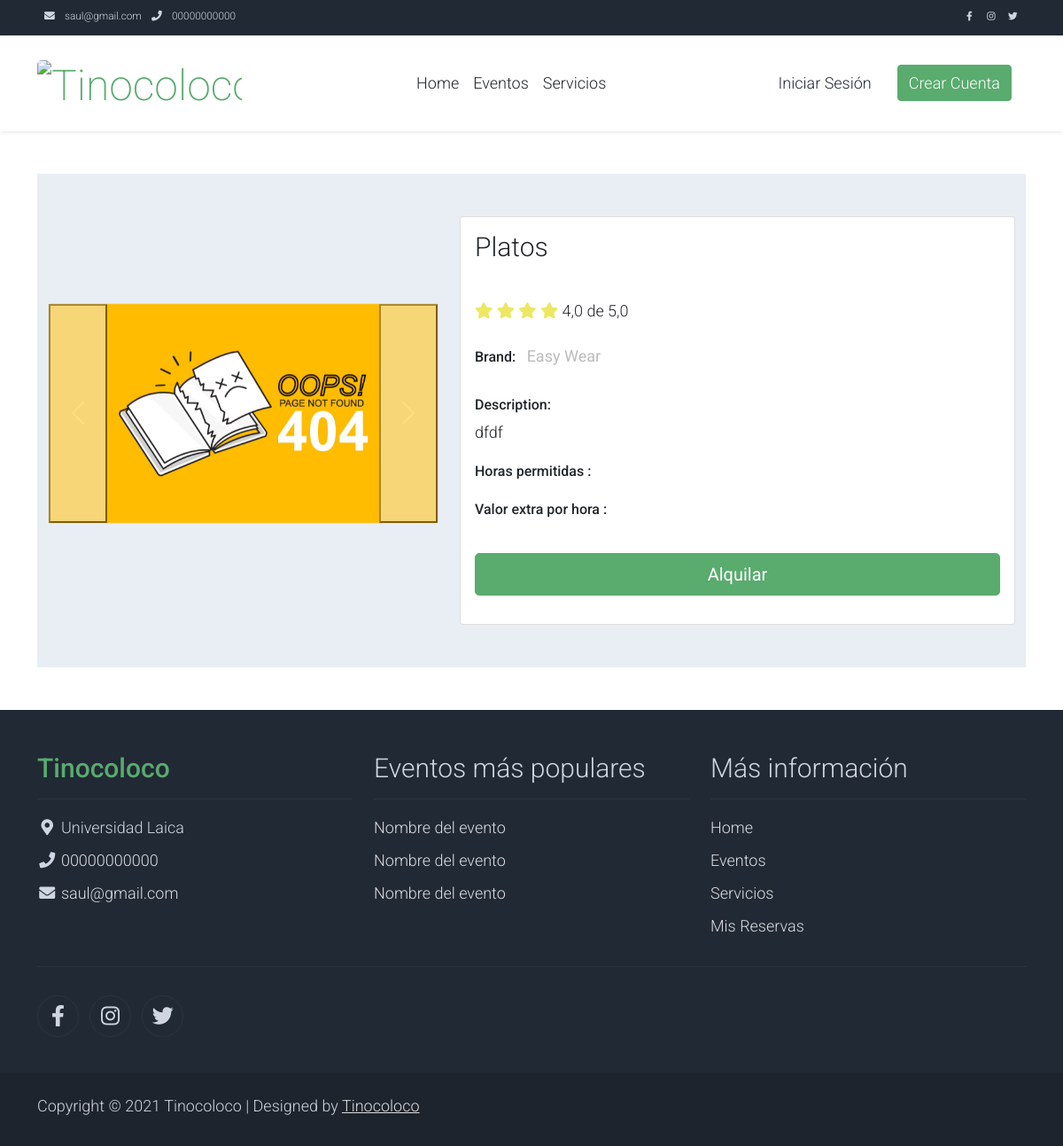
The app's page /servicios/1/ with its own data.
### negocio/models.py (models this page shows, shortened)
class ConfiguracionNegocio(models.Model):
    class Meta:
        verbose_name = "Configuración del Negocio"
        verbose_name_plural = "Configuraciones del Negocio"
    nombre = models.CharField(max_length=100, verbose_name="Nombre")
    logo = CloudinaryField("Logo", blank=True, null=True)
    direccion = models.CharField(max_length=200, verbose_name="Dirección")
    correo = models.EmailField(verbose_name="Correo Electrónico")
    telefono = models.CharField(max_length=15, verbose_name="Teléfono")
    pagina_web = models.URLField(blank=True, null=True, verbose_name="Página Web")
    red_social_facebook = models.URLField(
        blank=True, null=True, verbose_name="Red Social Facebook"
    )
    red_social_x = models.URLField(blank=True, null=True, verbose_name="Red Social X")
    red_social_instagram = models.URLField(
        blank=True, null=True, verbose_name="Red Social Instagram"
    )
    nombre_banco = models.CharField(max_length=50, verbose_name="Nombre del Banco")
    tipo_cuenta = models.CharField(max_length=20, verbose_name="Tipo de Cuenta")
    numero_cuenta = models.CharField(max_length=20, verbose_name="Número de Cuenta")
    objects = ConfiguracionNegocioManager()

### servicios/models/foto_servicio.py (models this page shows, shortened)
class FotoServicio(models.Model):
    class Meta:
        verbose_name = "Foto de Servicio"
        verbose_name_plural = "Fotos de Servicios"
    servicio = models.ForeignKey(
        Servicio,
        on_delete=models.CASCADE,
        related_name="fotos",
        verbose_name="Servicio",
    )
    foto = CloudinaryField("Foto")
    descripcion = models.TextField(blank=True, null=True, verbose_name="Descripción")
    fecha_publicacion = models.DateTimeField(
        auto_now_add=True, verbose_name="Fecha de Publicación"
    )
    numero_likes = models.IntegerField(default=0, verbose_name="Número de Likes")

### servicios/models/servicio.py (models this page shows, shortened)
class Servicio(models.Model):
    agregado_por = models.ForeignKey(
        User, on_delete=models.CASCADE, related_name="servicios"
    )
    nombre = models.CharField(max_length=100)
    descripcion = models.CharField(max_length=500)
    valor_unidad = models.FloatField()
    vigencia = models.BooleanField(default=True)
    descripcion_unidad = models.CharField(max_length=500)
    fecha_actualizacion_precio = models.DateTimeField(auto_now_add=True)

### eventos/models/evento.py (models this page shows)
class Evento(models.Model):
    class Meta:
        verbose_name = 'Evento'
        verbose_name_plural = 'Eventos'
    nombre = models.CharField(max_length=100, default='Nombre del evento', verbose_name='Nombre')
    descripcion = models.CharField(max_length=500, default='Descripción del evento', verbose_name='Descripción')
    valor_referencial = models.FloatField(default=0.0, verbose_name='Valor Referencial')
    numero_horas_permitidas = models.IntegerField(default=0, verbose_name='Número de Horas Permitidas')
    valor_extra_hora = models.FloatField(default=0.0, verbose_name='Valor Extra por Hora')
    tipo_evento = models.ForeignKey(TipoEvento, on_delete=models.CASCADE, verbose_name='Tipo de Evento')
    def __str__(self) -> str:
        return f"{self.nombre}"

### servicios/views.py (the view)
# urls.py: path("<int:id>/", views.servicio_detalle, name="servicio_detalle"),
def servicio_detalle(request, id):
    servicio = Servicio.objects.filter(id=id).first()
    if not servicio:
        return HttpResponseBadRequest("Servicio no encontrado")
    fotos = servicio.fotos.all()
    promedio_calificaciones = 0
    calificaciones = servicio.calificacion_servicio.all()
    if calificaciones:
        promedio_calificaciones = sum(
            [calificacion.calificacion for calificacion in calificaciones]
        ) / len(calificaciones)
    return render(
        request,
        "servicios/detalle_servicio.html",
        {
            "servicio": servicio,
            "fotos": fotos,
            "promedio_range": range(0, int(promedio_calificaciones)),
            "promedio_calificaciones": promedio_calificaciones,
        },
    )

### servicios/templates/servicios/detalle_servicio.html
{% extends "servicios/layout/base.html" %}
{% load static %}
{% block content %}
{% include 'core/components/utils/detalle.html' with item=servicio fotos=fotos promedio_range=promedio_range promedio_calificaciones=promedio_calificaciones %}
{% endblock %}

### core/templates/core/components/layout/nav.html
<nav class="navbar navbar-expand-lg bg-dark navbar-light d-none d-lg-block"
     id="templatemo_nav_top">
    <div class="container text-light">
        <div class="w-100 d-flex justify-content-between">
            <div>
                <i class="fa fa-envelope mx-2"></i>
                <a class="navbar-sm-brand text-light text-decoration-none"
                   href="mailto:info@company.com">{{ configuracion_negocio.correo }}</a>
                <i class="fa fa-phone mx-2"></i>
                <a class="navbar-sm-brand text-light text-decoration-none"
                   href="tel:010-020-0340">{{ configuracion_negocio.telefono }}</a>
            </div>
            <div>
                <a class="text-light"
                   href="{% if configuracion_negocio.pagina_web %}{{ configuracion_negocio.red_social_facebook }}{% else %}# {% endif %}"
                   target="_blank"
                   rel="sponsored"><i class="fab fa-facebook-f fa-sm fa-fw me-2"></i></a>
                <a class="text-light"
                   href="{% if configuracion_negocio.red_social_instagram %}{{ configuracion_negocio.red_social_instagram }}{% else %}# {% endif %}"
                   target="_blank"><i class="fab fa-instagram fa-sm fa-fw me-2"></i></a>
                <a class="text-light"
                   href="{% if configuracion_negocio.red_social_x %}{{ configuracion_negocio.red_social_x }}{% else %}# {% endif %}"
                   target="_blank"><i class="fab fa-twitter fa-sm fa-fw me-2"></i></a>
            </div>
        </div>
    </div>
</nav>

### core/templates/core/components/utils/detalle.html (shortened to what this page needs)
<section class=" py-5">
    <div class="container " style="width: 100%;">
        <section class="bg-light">
            <div class="container pb-5">
                <div class="row">
                    <div class="col-lg-5 mt-5"
                        style="display: flex; justify-content: center; align-items: center; gap: 2em;">
                        <div class="card mb-3">
                            {% include 'core/components/utils/carrucel.html' with fotos=fotos %}
                        </div>
                    </div>
                    <div class="col-lg-7 mt-5">
                        <div class="card">
                            <div class="card-body">
                                <h1 class="h2">{{ item.nombre }}</h1>
                                <p class="h3 py-2">{{ valor_referencial }}</p>
                                <p class="py-2">
                                    {% for i in promedio_range %}
                                    <i class="fa fa-star text-warning"></i>
                                    {% endfor %}
                                    <span class="list-inline-item text-dark">{{ promedio_calificaciones }} de 5,0</span>
                                </p>
                                <ul class="list-inline">
                                    <li class="list-inline-item">
                                        <h6>Brand:</h6>
                                    </li>
                                    <li class="list-inline-item">
                                        <p class="text-muted"><strong>Easy Wear</strong></p>
                                    </li>
                                </ul>
                                <h6>Description:</h6>
                                <p>{{ item.descripcion }}</p>
                                <ul class="list-inline">
                                    <li class="list-inline-item">
                                        <h6>Horas permitidas :</h6>
                                    </li>
                                </ul>
                                <h6>Valor extra por hora :</h6>
                                <ul class="list-unstyled pb-3">
                                </ul>
                                <form action="" method="GET">
                                    <div class="row pb-3">
                                        <div class="col d-grid">
                                            <button type="submit" class="btn btn-success btn-lg" name="submit"
                                                value="buy">Alquilar</button>
                                        </div>
                                    </div>
                                </form>
                            </div>
                        </div>
                    </div>
                </div>
            </div>
        </section>
    </div>
</section>

### core/templates/core/components/utils/carrucel.html (shortened to what this page needs)
{% load static %}
<div id="carouselExample" class="carousel slide">
    <div class="carousel-inner">
        {% if fotos %}
        {% for foto in fotos %}
        <div class="carousel-item {% if forloop.first %}active{% endif %}">
            <img class="d-block w-100"
                src="{% if foto.foto.url %}{{ foto.foto.url }}{% else %}{% static 'img/404.jpg' %}{% endif %}"
                alt="First slide">
        </div>
        {% endfor %}
        {% else %}
        <img class="d-block w-100" src="{% static 'img/404.jpg' %}" alt="First slide">
        {% endif %}
    </div>
    <button class="carousel-control-prev" type="button" data-bs-target="#carouselExample"
        data-bs-slide="prev">
        <span class="carousel-control-prev-icon" aria-hidden="true"></span>
    </button>
    <button class="carousel-control-next" type="button" data-bs-target="#carouselExample"
        data-bs-slide="next">
        <span class="carousel-control-next-icon" aria-hidden="true"></span>
    </button>
</div>

### core/templates/core/components/layout/footer.html (shortened to what this page needs)
{% load static %}
<footer class="bg-dark" id="tempaltemo_footer">
    <div class="container">
        <div class="row">
            <div class="col-md-4 pt-5">
                <h2 class="h2 text-success border-bottom pb-3 border-light logo">{{ configuracion_negocio.nombre }}</h2>
                <ul class="list-unstyled text-light footer-link-list">
                    <li>
                        <i class="fas fa-map-marker-alt fa-fw"></i>
                        {{ configuracion_negocio.direccion }}
                    </li>
                    <li>
                        <i class="fa fa-phone fa-fw"></i>
                        <a class="text-decoration-none" href="tel:{{ configuracion_negocio.telefono }}">{{ configuracion_negocio.telefono }}</a>
                    </li>
                    <li>
                        <i class="fa fa-envelope fa-fw"></i>
                        <a class="text-decoration-none" href="mailto:{{ configuracion_negocio.correo }}">{{ configuracion_negocio.correo }}</a>
                    </li>
                </ul>
            </div>
            <div class="col-md-4 pt-5">
                <h2 class="h2 text-light border-bottom pb-3 border-light">Eventos más populares</h2>
                <ul class="list-unstyled text-light footer-link-list">
                    {% for evento in eventos_mas_gustados %}
                        <li>
                            <a class="text-decoration-none" href="{% url 'eventos:evento_detalle' evento.id %}">{{ evento.nombre }}</a>
                        </li>
                    {% endfor %}
                </ul>
            </div>
            <div class="col-md-4 pt-5">
                <h2 class="h2 text-light border-bottom pb-3 border-light">Más información</h2>
                <ul class="list-unstyled text-light footer-link-list">
                    <li>
                        <a class="text-decoration-none" href="{% url 'core:home' %}">Home</a>
                    </li>
                    <li>
                        <a class="text-decoration-none" href="{% url 'eventos:eventos' %}">Eventos</a>
                    </li>
                    <li>
                        <a class="text-decoration-none" href="{% url 'servicios:servicios' %}">Servicios</a>
                    </li>
                    <li>
                        <a class="text-decoration-none" href="{% url 'alquileres:alquileres' %}">
                            {% if request.user.is_superuser %}
                                Reservas de eventos
                            {% else %}
                                Mis Reservas
                            {% endif %}
                        </a>
                    </li>
                </ul>
            </div>
        </div>
        <div class="row text-light mb-4">
            <div class="col-12 mb-3">
                <div class="w-100 my-3 border-top border-light"></div>
            </div>
            <div class="col-auto me-auto">
                <ul class="list-inline text-left footer-icons">
                    <li class="list-inline-item border border-light rounded-circle text-center">
                        <a class="text-light text-decoration-none"
                           target="_blank"
                           href="{% if configuracion_negocio.red_social_facebook %}{{ configuracion_negocio.red_social_facebook }}{% else %}# {% endif %}">
                            <i class="fab fa-facebook-f fa-lg fa-fw"></i>
                        </a>
                    </li>
                    <li class="list-inline-item border border-light rounded-circle text-center">
                        <a class="text-light text-decoration-none"
                           target="_blank"
                           href="{% if configuracion_negocio.red_social_instagram %}{{ configuracion_negocio.red_social_instagram }}{% else %}# {% endif %}">
                            <i class="fab fa-instagram fa-lg fa-fw"></i>
                        </a>
                    </li>
                    <li class="list-inline-item border border-light rounded-circle text-center">
                        <a class="text-light text-decoration-none"
                           target="_blank"
                           href="{% if configuracion_negocio.red_social_x %}{{ configuracion_negocio.red_social_x }}{% else %}# {% endif %}">
                            <i class="fab fa-twitter fa-lg fa-fw"></i>
                        </a>
                    </li>
                </ul>
            </div>
        </div>
    </div>
    <div class="w-100 bg-black py-3">
        <div class="container">
            <div class="row pt-2">
                <div class="col-12">
                    <p class="text-left text-light">
                        Copyright &copy; 2021 {{ configuracion_negocio.nombre }}
                        | Designed by <a rel="sponsored" href="https://templatemo.com" target="_blank">{{ configuracion_negocio.nombre }}</a>
                    </p>
                </div>
            </div>
        </div>
    </div>
</footer>

### records on screen
ConfiguracionNegocio: correo "saul@gmail.com", telefono "00000000000", nombre "Tinocoloco", direccion "Universidad Laica"
Servicio: nombre "Platos", descripcion "dfdf"
Evento: nombre "Nombre del evento"
Evento: nombre "Nombre del evento"
Evento: nombre "Nombre del evento"

### other values on screen
{{ promedio_calificaciones }} "4,0"
